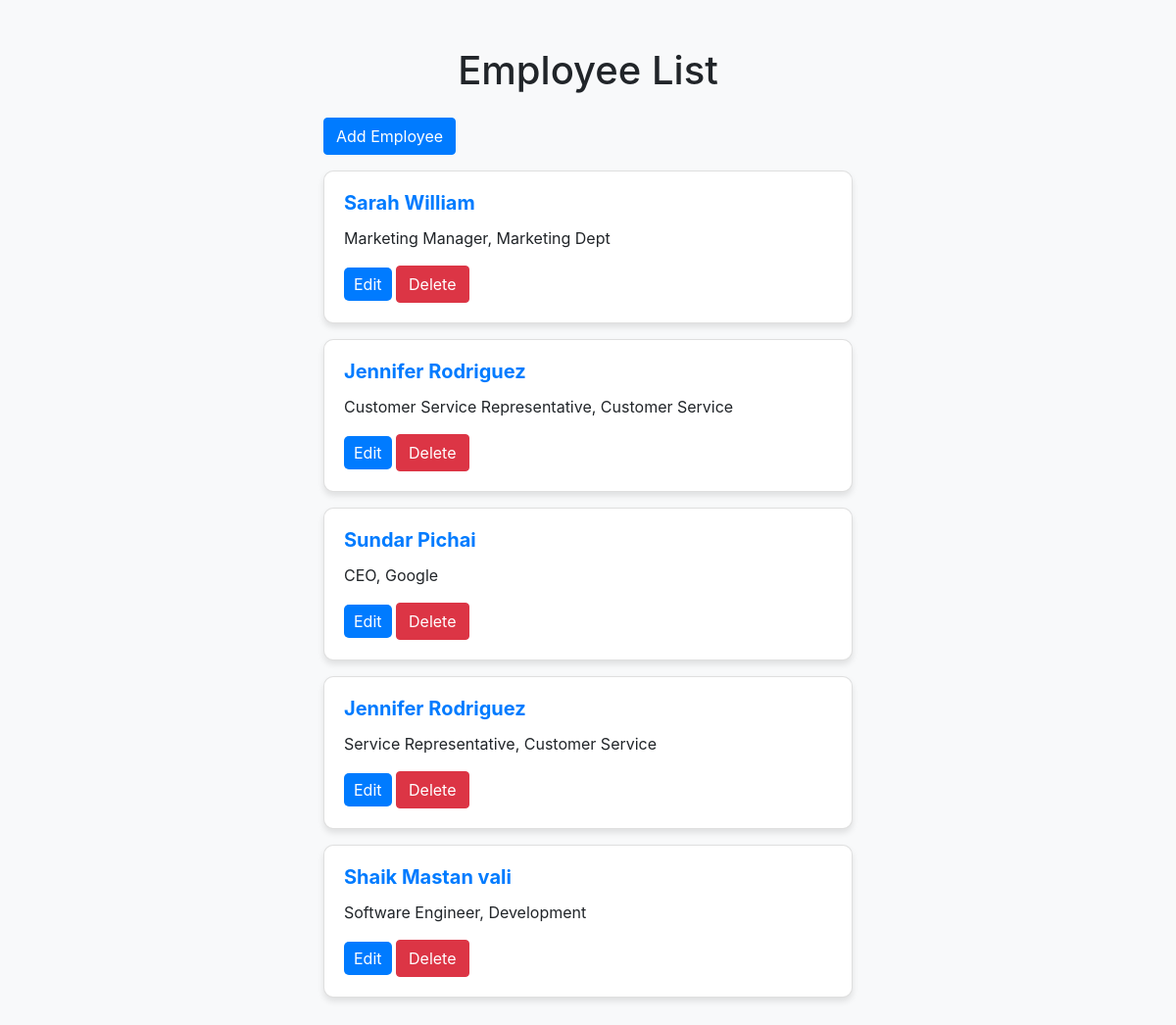
/employees/, run on the app's committed database.
### myapp/models.py (models this page shows, shortened)
class Employee(models.Model):
    name = models.CharField(max_length=100)
    position = models.CharField(max_length=100)
    department = models.CharField(max_length=100)

### myapp/views.py (the view)
# urls.py: path('employees/', EmployeeListView.as_view(), name='employee_list'),
class EmployeeListView(ListView):
    model = Employee
    context_object_name= 'employees'
    template_name = 'employee_list.html'

### templates/employee_list.html (shortened to what this page needs)
<!DOCTYPE html>
<html lang="en">
<head>
    <link href="https://maxcdn.bootstrapcdn.com/bootstrap/4.5.2/css/bootstrap.min.css" rel="stylesheet">
</head>
<body>
    <div class="container py-5">
        <div class="row">
            <div class="col-md-6 offset-md-3">
                <h1 class="text-center mb-4">Employee List</h1>
                <a href="{% url 'employee_add' %}" class="btn btn-primary mb-3">Add Employee</a>
                {% for employee in employees %}
                <div class="card mb-3 employee-card">
                    <div class="card-body">
                        <h5 class="card-title employee-name">{{ employee.name }}</h5>
                        <p class="card-text">{{ employee.position }}, {{ employee.department }}</p>
                        <a href="{% url 'employee_update' employee.pk %}" class="btn btn-edit">Edit</a>
                        <form action="{% url 'employee_delete' employee.pk %}" method="post" class="d-inline">
                            <button type="submit" class="btn btn-danger" onclick="return confirm('Are you sure you want to delete {{ employee.name }}?')">Delete</button>
                        </form>
                    </div>
                </div>
                {% empty %}
                <p>No employees found.</p>
                {% endfor %}
            </div>
        </div>
    </div>
</body>
</html>

### templates/employee_list.html (style rules this page uses)
body { background-color: #f8f9fa; }
.employee-card { background-color: #fff; border-radius: 10px; box-shadow: 0 4px 6px rgba(0, 0, 0, 0.1); transition: box-shadow 0.3s ease-in-out; }
.employee-name { font-weight: bold; color: #007bff; }
.btn-edit { color: #fff; background-color: #007bff; border: none; border-radius: 5px; padding: 5px 10px; transition: background-color 0.3s ease-in-out; }

### data on the page
Employee: name "Sarah William", position "Marketing Manager", department "Marketing Dept"
Employee: name "Jennifer Rodriguez", position "Customer Service Representative", department "Customer Service"
Employee: name "Sundar Pichai", position "CEO", department "Google"
Employee: name "Jennifer Rodriguez", position "Service Representative", department "Customer Service"
Employee: name "Shaik Mastan vali", position "Software Engineer", department "Development"
